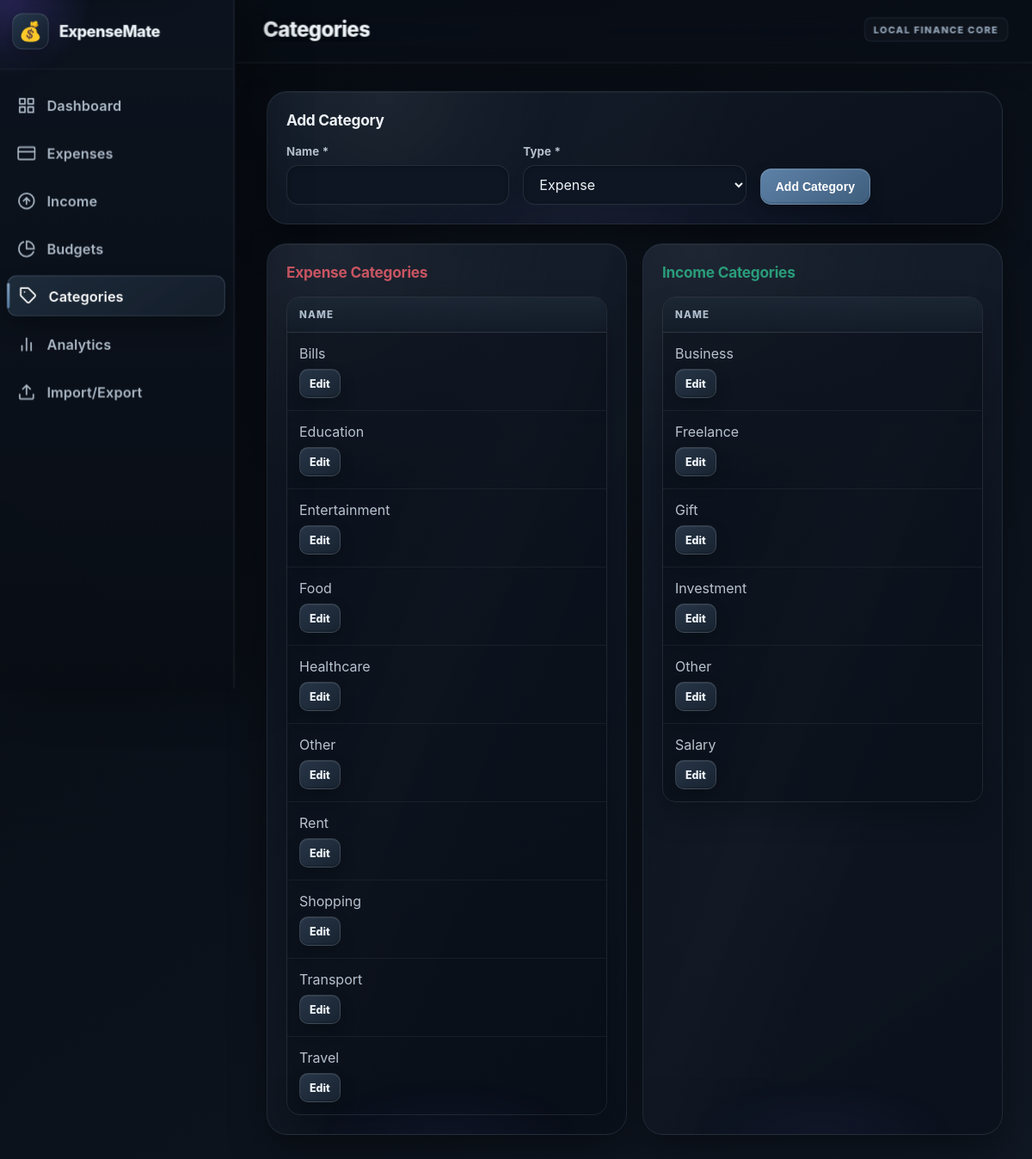
The page /categories on the database its author committed.
### tables this page shows
CREATE TABLE "categories" (
            id INTEGER PRIMARY KEY AUTOINCREMENT,
            name TEXT NOT NULL CHECK(length(trim(name)) BETWEEN 1 AND 100) COLLATE NOCASE,
            type TEXT NOT NULL CHECK(type IN ('expense', 'income')),
            created_at DATETIME DEFAULT CURRENT_TIMESTAMP,
            UNIQUE(name COLLATE NOCASE, type)
        );

### app.py (the view)
    @app.route("/categories")
    def categories_page():
        try:
            expense_categories = get_categories("expense")
            income_categories = get_categories("income")
            return render_template(
                "categories.html",
                expense_categories=expense_categories,
                income_categories=income_categories,
            )
        except Exception:
            logger.exception("Error loading categories")
            flash("An error occurred while processing your request.", "error")
            return redirect(url_for("dashboard"))

### app.py (called while the page is built, shortened)
def _is_truthy_env(value: str | None) -> bool:
    return str(value or "").strip().lower() in {"1", "true", "yes", "on"}

def _production_mode() -> bool:
    return _is_truthy_env(os.environ.get("FLASK_PRODUCTION")) or (
        os.environ.get("FLASK_ENV", "").strip().lower() == "production"
    )

def _csrf_token() -> str:
    token = session.get("csrf_token")
    if not isinstance(token, str) or len(token) < 32:
        token = secrets.token_urlsafe(32)
        session["csrf_token"] = token
    return token

def _request_origin_allowed() -> bool:
    if request.method not in UNSAFE_METHODS:
        return True

### database.py (called while the page is built)
def get_db_connection():
    db_dir = os.path.dirname(DB_PATH)
    try:
        os.makedirs(db_dir, exist_ok=True)
    except OSError as exc:
        raise PermissionError(
            f"Cannot create database directory: {db_dir}"
        ) from exc
    try:
        conn = sqlite3.connect(
            DB_PATH,
            timeout=10,
            isolation_level=None
        )
        conn.row_factory = sqlite3.Row
        conn.execute('PRAGMA foreign_keys = ON')
        conn.execute('PRAGMA busy_timeout = 10000')
        try:
            conn.execute('PRAGMA journal_mode = WAL')
        except sqlite3.OperationalError:
            conn.execute('PRAGMA journal_mode = DELETE')
        return conn
    except sqlite3.Error as exc:
        raise sqlite3.OperationalError(
            f"Cannot open database: {exc}"
        ) from exc

### services.py (called while the page is built)
def get_categories(category_type=None) -> list[dict]:
    if category_type not in (None, "expense", "income"):
        return []
    conn = get_db_connection()
    try:
        c = conn.cursor()
        if category_type is not None:
            c.execute(
                "SELECT * FROM categories WHERE type = ? ORDER BY name",
                (category_type,),
            )
        else:
            c.execute("SELECT * FROM categories ORDER BY name")
        return [dict(row) for row in c.fetchall()]
    except sqlite3.Error:
        logger.exception("Failed to retrieve categories")
        return []
    finally:
        conn.close()

### templates/categories.html (shortened to what this page needs)
{% extends 'base.html' %}
{% block page_title %}Categories{% endblock %}
{% block content %}
<div class="glass-card mb-4">
    <div class="card-header">
        <h2 class="card-title">Add Category</h2>
    </div>
    <div>
        <form action="{{ url_for('add_category_route') }}" method="POST">
            <div class="form-row align-items-end">
                <div class="form-group">
                    <label for="name">Name *</label>
                    <input type="text" name="name" id="name" class="form-control" required aria-required="true">
                </div>
                <div class="form-group">
                    <label for="type">Type *</label>
                    <select name="type" id="type" class="form-control" required aria-required="true">
                        <option value="expense">Expense</option>
                    </select>
                </div>
                <div class="form-group" style="flex: 0 0 auto;">
                    <button type="submit" class="btn btn-primary">Add Category</button>
                </div>
            </div>
        </form>
    </div>
</div>
<div class="stats-grid">
    <div class="glass-card">
        <div class="card-header">
            <h2 class="card-title" style="color: var(--color-danger);">Expense Categories</h2>
        </div>
        <div>
            {% if expense_categories %}
            <div class="table-responsive">
                <table class="table">
                    <thead>
                        <tr>
                            <th scope="col">Name</th>
                        </tr>
                    </thead>
                    <tbody>
                        {% for c in expense_categories %}
                        <tr>
                            <td data-label="Name">
                                <span id="cat-name-{{ c.id }}">{{ c.name }}</span>
                                <details style="margin-top: 8px;">
                                    <summary class="btn btn-sm btn-secondary" style="list-style: none; display: inline-flex; cursor: pointer;">Edit</summary>
                                </details>
                            </td>
                        </tr>
                        {% endfor %}
                    </tbody>
                </table>
            </div>
            {% else %}
            <div class="empty-state">
                <p>No expense categories found.</p>
            </div>
            {% endif %}
        </div>
    </div>
    <div class="glass-card">
        <div class="card-header">
            <h2 class="card-title" style="color: var(--color-success);">Income Categories</h2>
        </div>
        <div>
            {% if income_categories %}
            <div class="table-responsive">
                <table class="table">
                    <thead>
                        <tr>
                            <th scope="col">Name</th>
                        </tr>
                    </thead>
                    <tbody>
                        {% for c in income_categories %}
                        <tr>
                            <td data-label="Name">
                                <span id="cat-name-{{ c.id }}">{{ c.name }}</span>
                                <details style="margin-top: 8px;">
                                    <summary class="btn btn-sm btn-secondary" style="list-style: none; display: inline-flex; cursor: pointer;">Edit</summary>
                                </details>
                            </td>
                        </tr>
                        {% endfor %}
                    </tbody>
                </table>
            </div>
            {% else %}
            <div class="empty-state">
                <p>No income categories found.</p>
            </div>
            {% endif %}
        </div>
    </div>
</div>
{% endblock %}

### rows shown on the page
categories: name "Bills"
categories: name "Education"
categories: name "Entertainment"
categories: name "Food"
categories: name "Healthcare"
categories: name "Other"
categories: name "Rent"
categories: name "Shopping"
categories: name "Transport"
categories: name "Travel"
categories: name "Business"
categories: name "Freelance"
categories: name "Gift"
categories: name "Investment"
categories: name "Other"
categories: name "Salary"
